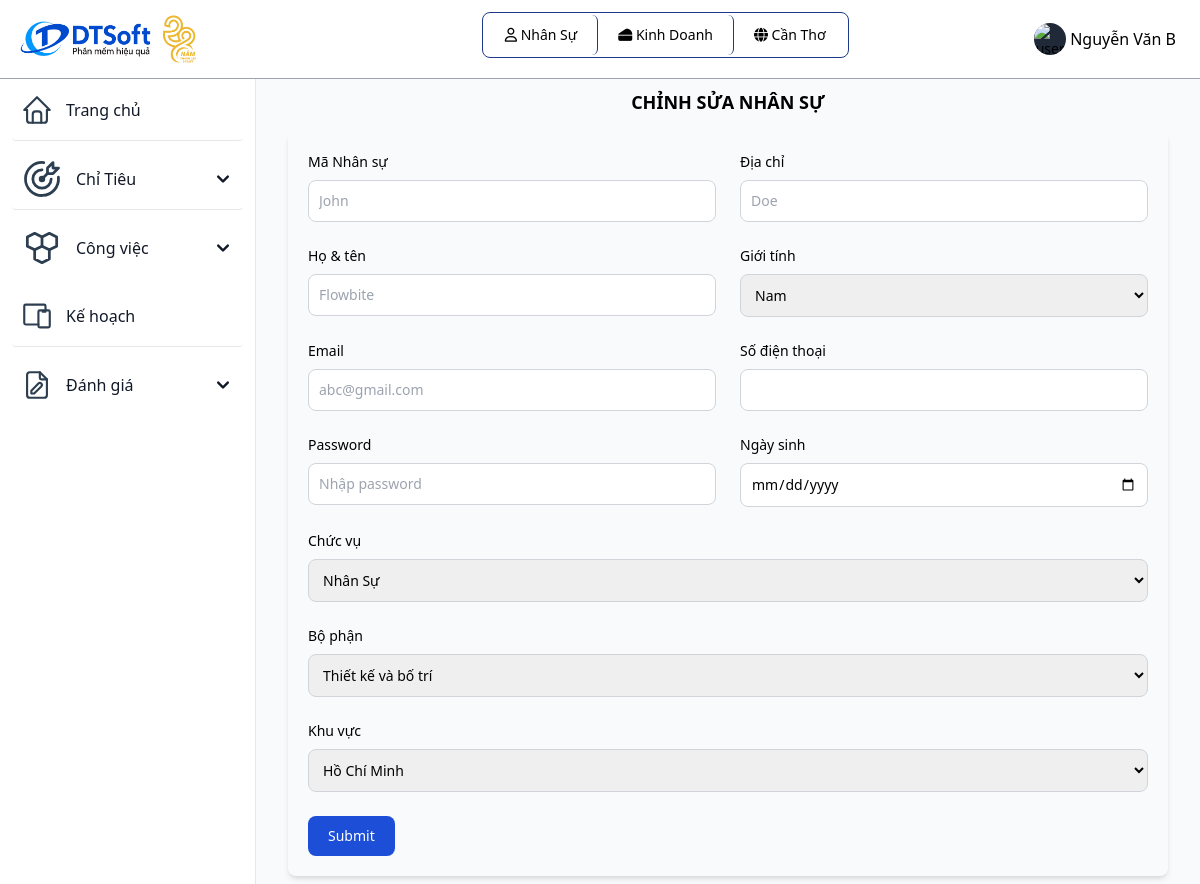
Page /chinhsuanhanvien.php (signed in) on the committed database.
### tables this page shows
CREATE TABLE `vaitro` (
  `id_vaitro` varchar(10) primary key,
  `tenvaitro` varchar(255) NOT NULL,
  `mota` varchar(255) NOT NULL
);

CREATE TABLE `bophan` (
  `id_bophan` varchar(10) primary key,
  `id_khuvuc` varchar(10) NOT NULL,
  `tenbophan` varchar(255) NOT NULL,
  `cvchuyenmon` varchar(255) NOT NULL,
  foreign key(id_khuvuc) references khuvuc(id_khuvuc) ON UPDATE CASCADE
);

CREATE TABLE `khuvuc` (
  `id_khuvuc` varchar(10) primary key,
  `tenkhuvuc` varchar(255) NOT NULL,
  `diachi` varchar(255) NOT NULL,
  `sdt` int(20) NOT NULL
);

### chinhsuanhanvien.php (the view, shortened to what the rows shown need)
<?php
include "inc/header.php";
?>
</body>
</html>

### inc/header.php (shortened to what the rows shown need)
<?php
 include_once('db/connect.php');
?>
<!DOCTYPE html>
<html lang="en">
<head>
	<link href="https://unpkg.com/tailwindcss@2.2.19/dist/tailwind.min.css" rel=" stylesheet">
  <link rel="stylesheet" href="https://cdnjs.cloudflare.com/ajax/libs/font-awesome/6.4.0/css/all.min.css">
	<link href="https://cdn.datatables.net/1.10.19/css/jquery.dataTables.min.css" rel="stylesheet">
	<link href="https://cdn.datatables.net/responsive/2.2.3/css/responsive.dataTables.min.css" rel="stylesheet">
  <script src="https://cdn.tailwindcss.com"></script>
</head>
<body class="g-sidenav-show bg-slate-50" id="draggable">
  <nav class="fixed top-0 z-50 w-full bg-white border-b border-gray-400 dark:border-gray-100 text-black">
        <div class="px-3 py-3 lg:px-5 lg:pl-3">
          <div class="flex items-center justify-between">
	    <div class="divToHide flex items-center justify-start relative inline-flex items-center p-0.5 mb-2 mr-2 text-sm font-medium rounded-lg border border-blue-900">
              <span class="relative px-5 py-2.5 bg-white rounded-md border-r border-blue-900">
                <i class="fa-regular fa-user"></i>
                  <?php
                    $sql = "SELECT tenvaitro from vaitro where id_vaitro = '" . $_SESSION['id_vaitro'] ."'";
                    $result = mysqli_query($connect, $sql);
                    $row = mysqli_fetch_array($result);
                    echo $row['tenvaitro'];
                  ?>
              </span>
              <?php
              if ($_SESSION['id_bophan'] != NULL){
                $sql = "SELECT tenbophan from bophan where id_bophan = '" . $_SESSION['id_bophan'] ."'";
                $result = mysqli_query($connect, $sql);
                $row_bophan = mysqli_fetch_array($result);
              ?>
              <span class="relative px-5 py-2.5 bg-white rounded-md border-r border-blue-900">
                 <i class="fa-solid fa-cheese"></i>
                  <?php
                      echo $row_bophan['tenbophan'];
                  ?>
              </span>
              <?php
              } else echo '';
              ?>
              <?php
              if ($_SESSION['id_vaitro'] != 'QTHT'){
              ?>
              <span class="relative px-5 py-2.5 bg-white rounded-md">
                  <i class="fa-solid fa-globe"></i>
                  <?php
                    $sql = "SELECT tenkhuvuc from khuvuc where id_khuvuc = '" . $_SESSION['id_khuvuc'] ."'";
                    $result = mysqli_query($connect, $sql);
                    $row = mysqli_fetch_array($result);
                    echo $row['tenkhuvuc'];
                  ?>
              </span>
              <?php
              }
              ?>
            </div>
          </div>
        </div>
      </nav>

### rows in the picture
vaitro: tenvaitro "Nhân Sự"
bophan: tenbophan "Kinh Doanh"
khuvuc: tenkhuvuc "Cần Thơ"

### other values in the picture
$_SESSION['tennguoidung'] "Nguyễn Văn B"
form field vaitro_ns "Nhân Sự"
form field bophan_ns "Thiết kế và bố trí"
form field khuvuc_ns "Hồ Chí Minh"
